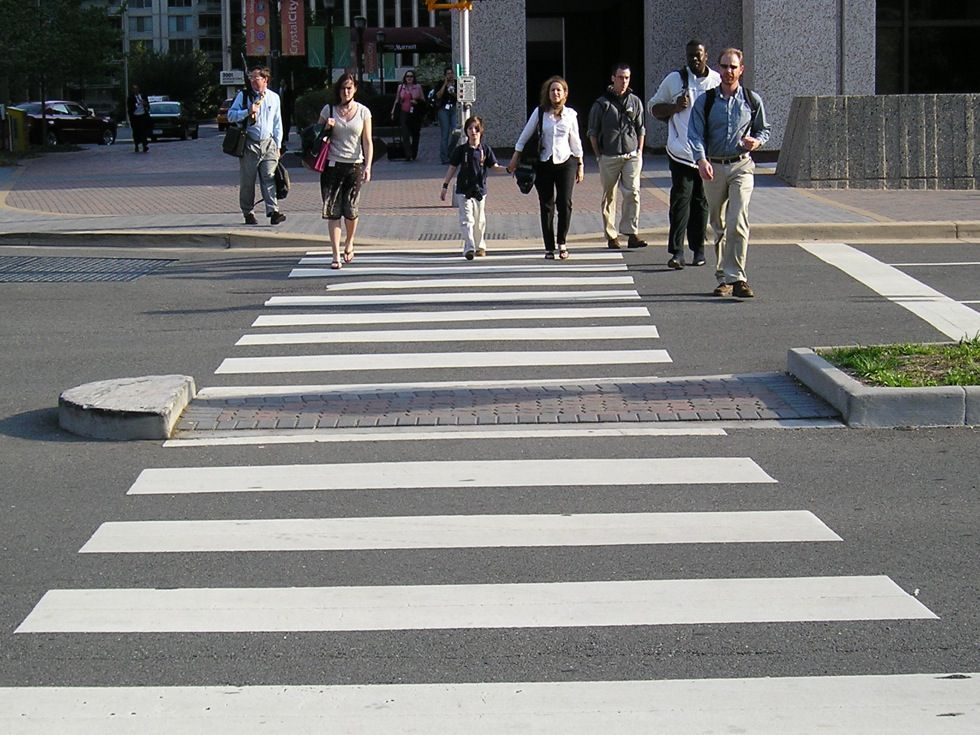
#> input picture trial.jpg, 980 x 735 px
$ jupyter execute --allow-errors edgedetect.ipynb
#> lines starting #> are read from the running program, lines starting #| are printed output that depends on the picture; after the words box and inside, x2 and y2 are one past the last pixel; in counts of white or black regions, pixels touching at a corner belong together
#> further down, image is the input picture: shape (735, 980, 3); mean B, G, R 123.2, 124.2, 124.3
[cell 1]
import cv2
import numpy as np

def detect_crosswalk_boundaries(image, start_point, end_point):
    # Convert normalized coordinates to pixel coordinates
#> called with start_point = (0.37, 0.324), end_point = (0.458, 0.998)
    height, width = image.shape[:2]
#> height = 735; width = 980
    start_point = (int(start_point[0] * width), int(start_point[1] * height))
#> start_point = (362, 238)
    end_point = (int(end_point[0] * width), int(end_point[1] * height))
#> end_point = (448, 733)

    # Convert image to grayscale
    gray = cv2.cvtColor(image, cv2.COLOR_BGR2GRAY)

    # Define region of interest (ROI)
    roi_top = max(0, min(start_point[1], end_point[1]) - 20)
#> roi_top = 218
    roi_bottom = min(height, max(start_point[1], end_point[1]) + 20)
#> roi_bottom = 735
    roi = gray[roi_top:roi_bottom, :]
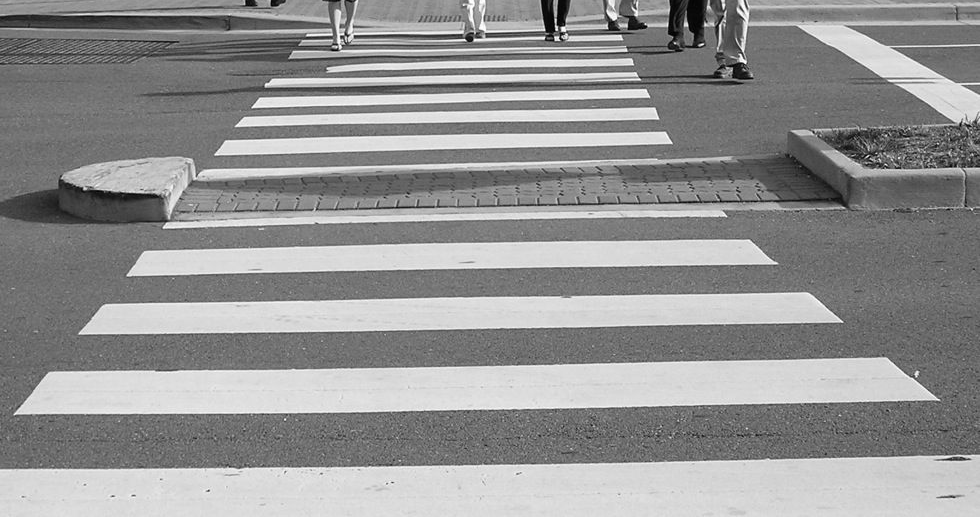
#> roi: shape (517, 980); min 0, max 255, mean 146.9

    # Apply threshold to isolate white stripes
    _, thresh = cv2.threshold(roi, 200, 255, cv2.THRESH_BINARY)
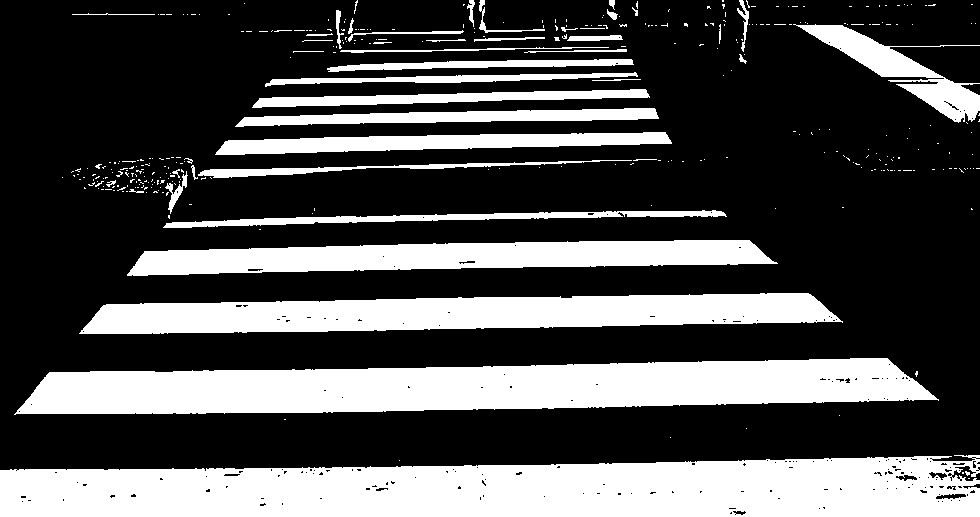
#> thresh: shape (517, 980); 31.2% white; 359 white regions (314 under 20 px)

    # Find contours
    contours, _ = cv2.findContours(thresh, cv2.RETR_EXTERNAL, cv2.CHAIN_APPROX_SIMPLE)
#> contours = 359 contours, 331 with area under 20; largest, box (x1, y1, x2, y2) and area: (0, 455, 980, 517) 50176, (14, 358, 939, 415) 37015, (79, 293, 843, 334) 21584, (127, 240, 778, 276) 14920, (215, 132, 672, 155) 5664

    if not contours:
        return None

    # Find leftmost and rightmost points of all contours
    left_x = width
#> left_x = 980
    right_x = 0
    for contour in contours:
        x, _, w, _ = cv2.boundingRect(contour)
        left_x = min(left_x, x)
        right_x = max(right_x, x + w)
#> this loop made 359 passes
#> (contour, x, w, left_x, right_x) on passes 1, 2, 4: ([[968, 478], [969, 478]], 968, 2, 968, 970), ([[962, 472], [962, 473], [963, 473], [963, 472]], 962, 2, 962, 970), ([[399, 460]], 399, 1, 399, 970)

    # Adjust for ROI offset
    left_x += 0
    right_x += 0

    # Create boundary points
    top_left = (left_x, start_point[1])
#> top_left = (0, 238)
    top_right = (right_x, start_point[1])
#> top_right = (980, 238)
    bottom_left = (left_x, end_point[1])
#> bottom_left = (0, 733)
    bottom_right = (right_x, end_point[1])
#> bottom_right = (980, 733)

    return [top_left, top_right, bottom_right, bottom_left]

[cell 2]
# Example usage
image = cv2.imread('trial.jpg')
start_point = (0.369629442691803, 0.32424286007881165)  # Example coordinates, replace with your model's output
end_point = (0.45805561542510986, 0.9975407123565674)  # Example coordinates, replace with your model's output

boundaries = detect_crosswalk_boundaries(image, start_point, end_point)
#> boundaries = [(0, 238), (980, 238), (980, 733), (0, 733)]

if boundaries:
    # Draw the boundaries on the image
    cv2.polylines(image, [np.array(boundaries)], True, (0, 255, 0), 2)
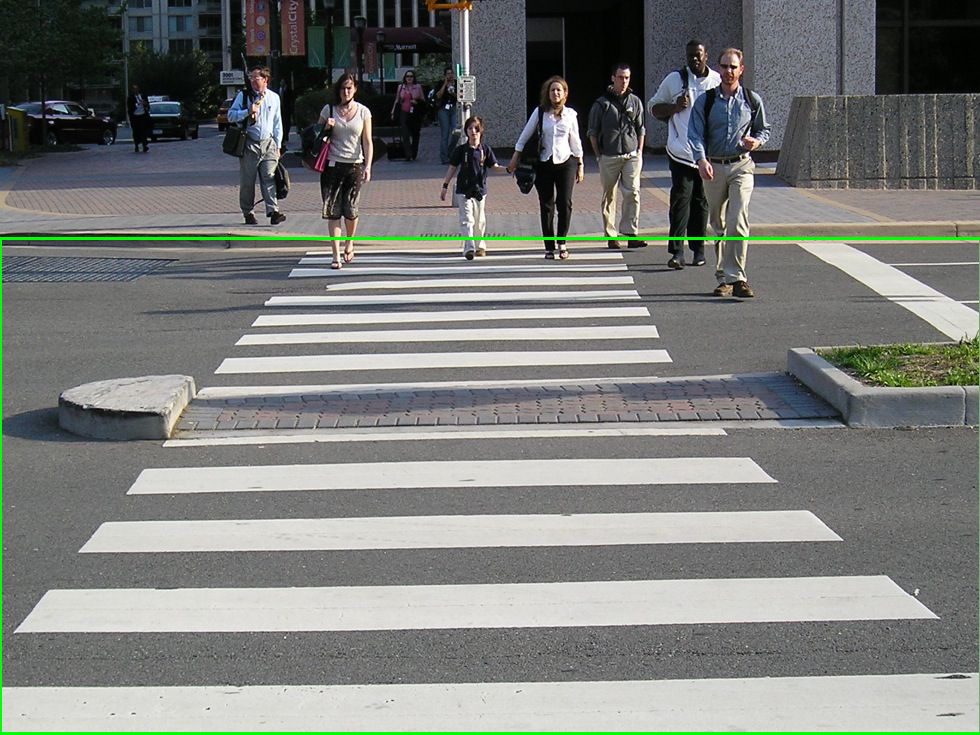
#> image: shape (735, 980, 3); 1.02% of pixels changed, all inside (x1, y1, x2, y2) = (0, 237, 980, 735)

    # Display the result
    cv2.imshow('Crosswalk Detection', image)
    cv2.waitKey(0)
    cv2.destroyAllWindows()
else:
    print("No crosswalk boundaries detected.")

[cell 3]
import cv2
import numpy as np

def detect_crosswalk_boundaries(image, start_point, end_point):
    # Convert normalized coordinates to pixel coordinates
#> called with start_point = (0.37, 0.324), end_point = (0.458, 0.998)
    height, width = image.shape[:2]
#> height = 735; width = 980
    start_y = int(start_point[1] * height)
#> start_y = 238
    end_y = int(end_point[1] * height)
#> end_y = 733

    # Convert image to grayscale
    gray = cv2.cvtColor(image, cv2.COLOR_BGR2GRAY)
    print(gray)
#> (printed output is left out)
    # Create a horizontal edge detection filter
    filter_width = 51  # Adjust this based on your image size and crosswalk width
    filter_height = 3  # Small vertical height as suggested
    kernel = np.ones((filter_height, filter_width), np.float32) / (filter_width * filter_height)
    kernel[:, :filter_width//2] *= -1  # Make left half negative

    # Apply the filter
    filtered = cv2.filter2D(gray, -1, kernel)
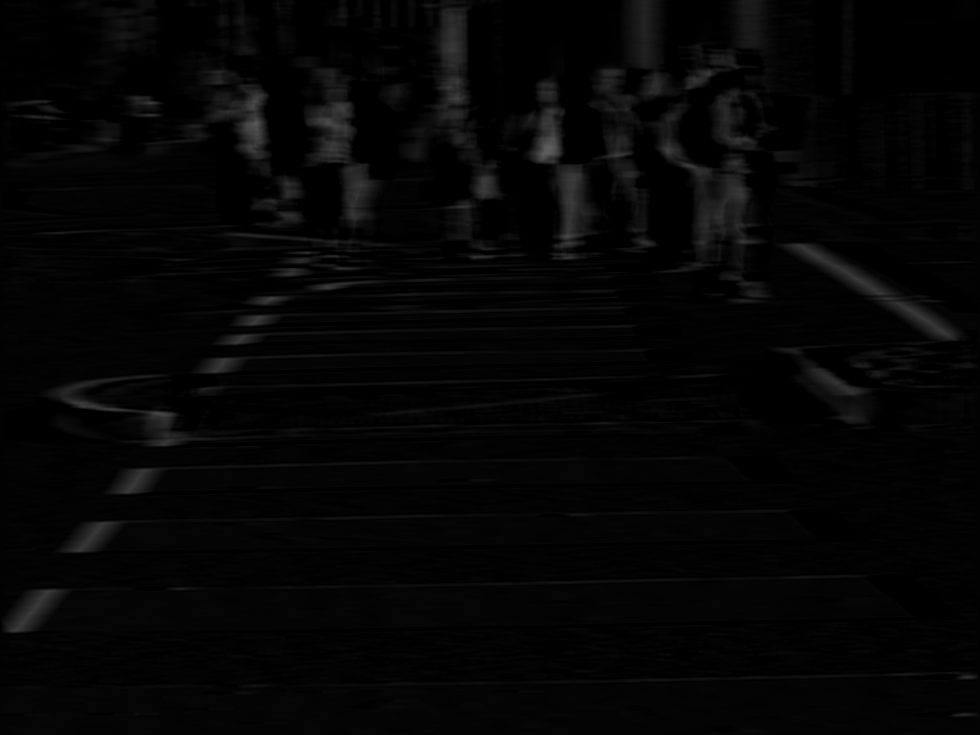
#> filtered: shape (735, 980); min 0, max 95, mean 5.1
    print(filtered)
#> (printed output is left out)
    # Find edges in the filtered image
    left_edges = []
    right_edges = []

    for y in range(start_y, end_y, 5):  # Step by 5 pixels for efficiency
        row = filtered[y, :]
        left_edge = np.argmax(row[:width//2])
        right_edge = width//2 + np.argmax(row[width//2:])

        if row[left_edge] > 20 and row[right_edge] > 20:  # Threshold to avoid noise
            left_edges.append((left_edge, y))
            right_edges.append((right_edge, y))
#> this loop made 99 passes
#> (left_edge, right_edge) on passes 1 to 12: (300, 566), (335, 569), (483, 803), (306, 812), (301, 820), (298, 828), (340, 839), (290, 847), (443, 855), (342, 863), (327, 872), (414, 879)
#> after the loop, left_edges = 25 pairs, first value 63 to 483, second value 238 to 423; right_edges = 25 pairs, first value 566 to 948, second value 238 to 423

    if not left_edges or not right_edges:
        return None

    # Linear regression to find best fit lines
    left_coeffs = np.polyfit([p[1] for p in left_edges], [p[0] for p in left_edges], 1)
#> left_coeffs = [-1.37, 687.3]
    right_coeffs = np.polyfit([p[1] for p in right_edges], [p[0] for p in right_edges], 1)
#> right_coeffs = [0.279, 731.9]

    # Calculate boundary points
    left_x_start = int(np.polyval(left_coeffs, start_y))
#> left_x_start = 360
    left_x_end = int(np.polyval(left_coeffs, end_y))
#> left_x_end = -317
    right_x_start = int(np.polyval(right_coeffs, start_y))
#> right_x_start = 798
    right_x_end = int(np.polyval(right_coeffs, end_y))
#> right_x_end = 936

    return [(left_x_start, start_y), (right_x_start, start_y),
            (right_x_end, end_y), (left_x_end, end_y)]

# Example usage
image = cv2.imread('trial.jpg')
start_point = (0.369629442691803, 0.32424286007881165)  # Example coordinates, replace with your model's output
end_point = (0.45805561542510986, 0.9975407123565674)  # Example coordinates, replace with your model's output

boundaries = detect_crosswalk_boundaries(image, start_point, end_point)
#> boundaries = [(360, 238), (798, 238), (936, 733), (-317, 733)]

if boundaries:
    # Draw the boundaries on the image
    cv2.polylines(image, [np.array(boundaries)], True, (0, 255, 0), 2)

    # Display the result
    cv2.imshow('Crosswalk Detection', image)
    cv2.waitKey(0)
    cv2.destroyAllWindows()
else:
    print("No crosswalk boundaries detected.")

[cell 4]
import cv2
import numpy as np

def find_edge(image, start_x, start_y, direction):
    """Find the edge of the crosswalk in the given direction."""
    height, width = image.shape[:2]
    threshold = 200  # Adjust this threshold based on your image characteristics

    while 0 <= start_x < width:
        if image[start_y, start_x] > threshold:
            return start_x
        start_x += direction
    return None

def detect_crosswalk_boundaries(image, start_point, end_point):
    # Convert normalized coordinates to pixel coordinates
#> called with start_point = (0.37, 0.324), end_point = (0.458, 0.998)
    height, width = image.shape[:2]
#> height = 735; width = 980
    start_x, start_y = int(start_point[0] * width), int(start_point[1] * height)
    end_x, end_y = int(end_point[0] * width), int(end_point[1] * height)

    # Convert image to grayscale
    gray = cv2.cvtColor(image, cv2.COLOR_BGR2GRAY)

    # Find edges at different heights
    left_edges = []
    right_edges = []
    step = 5  # Step size for vertical traversal

    for y in range(start_y, end_y, step):
        # Move up a few pixels to ensure we're on a white bar
        for offset in range(0, 20, 2):  # Check up to 20 pixels above in 2-pixel steps
            if gray[y - offset, start_x] > 200:
                y = y - offset
                break

        left_edge = find_edge(gray, start_x, y, -1)
        right_edge = find_edge(gray, start_x, y, 1)

        if left_edge is not None and right_edge is not None:
            left_edges.append((left_edge, y))
            right_edges.append((right_edge, y))
#> this loop made 99 passes
#> (left_edge, right_edge) on passes 1 to 12: (353, 470), (351, 463), (352, 462), (362, 362), (362, 362), (362, 362), (362, 362), (362, 362), (362, 362), (362, 362), (362, 362), (362, 362)
#> left_edge on passes 35 to 37: 182, 179, 176

    if not left_edges or not right_edges:
        return None

    # Linear regression to find best fit lines
    left_coeffs = np.polyfit([p[1] for p in left_edges], [p[0] for p in left_edges], 1)
    right_coeffs = np.polyfit([p[1] for p in right_edges], [p[0] for p in right_edges], 1)

    # Calculate boundary points
    left_x_start = int(np.polyval(left_coeffs, start_y))
    left_x_end = int(np.polyval(left_coeffs, end_y))
    right_x_start = int(np.polyval(right_coeffs, start_y))
    right_x_end = int(np.polyval(right_coeffs, end_y))

    return [(left_x_start, start_y), (right_x_start, start_y),
            (right_x_end, end_y), (left_x_end, end_y)]

# Example usage
image = cv2.imread('trial.jpg')
start_point = (0.369629442691803, 0.32424286007881165)  # Example coordinates, replace with your model's output
end_point = (0.45805561542510986, 0.9975407123565674)  # Example coordinates, replace with your model's output

boundaries = detect_crosswalk_boundaries(image, start_point, end_point)

if boundaries:
    # Draw the boundaries on the image
    cv2.polylines(image, [np.array(boundaries)], True, (0, 255, 0), 2)
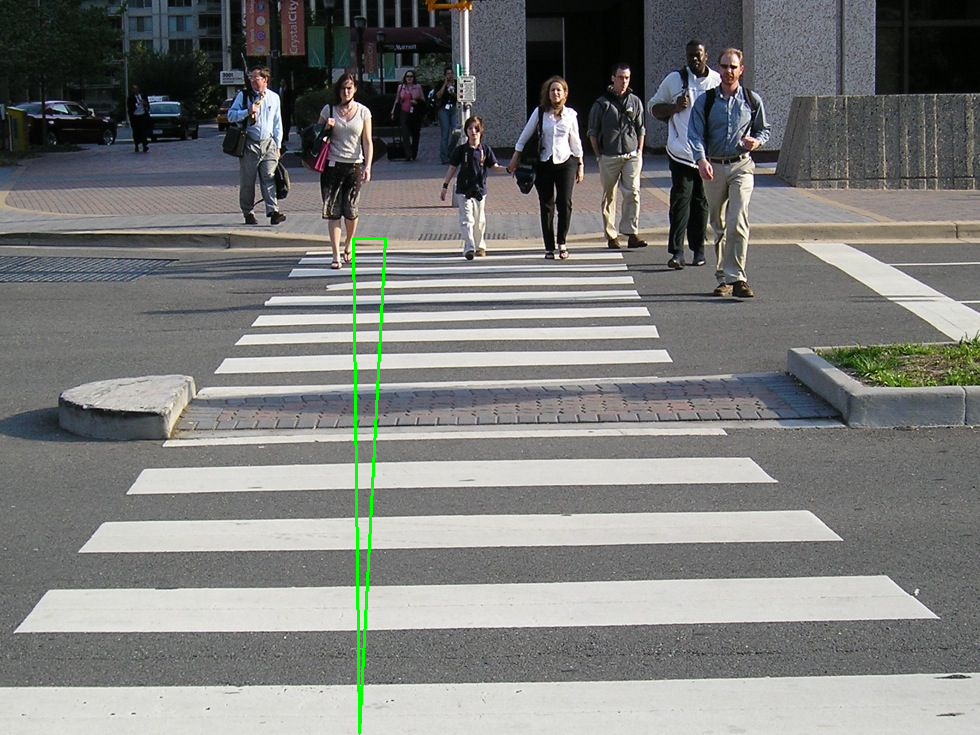
#> image: shape (735, 980, 3); mean B, G, R 122.5, 124.6, 123.6

    # Display the result
    cv2.imshow('Crosswalk Detection', image)
    cv2.waitKey(0)
    cv2.destroyAllWindows()
else:
    print("No crosswalk boundaries detected.")

[cell 5]
import cv2
import numpy as np
import matplotlib.pyplot as plt

# Read the image
image = cv2.imread('trial.png')
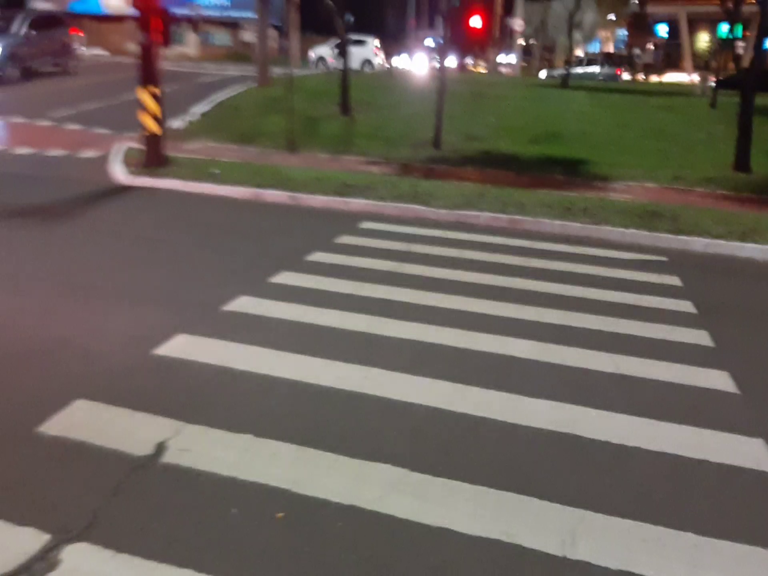
#> input picture trial.png, 768 x 576 px
#> image is the input picture: shape (576, 768, 3); mean B, G, R 91.1, 97.7, 106.4

# 1. Convert image to grayscale
gray = cv2.cvtColor(image, cv2.COLOR_BGR2GRAY)
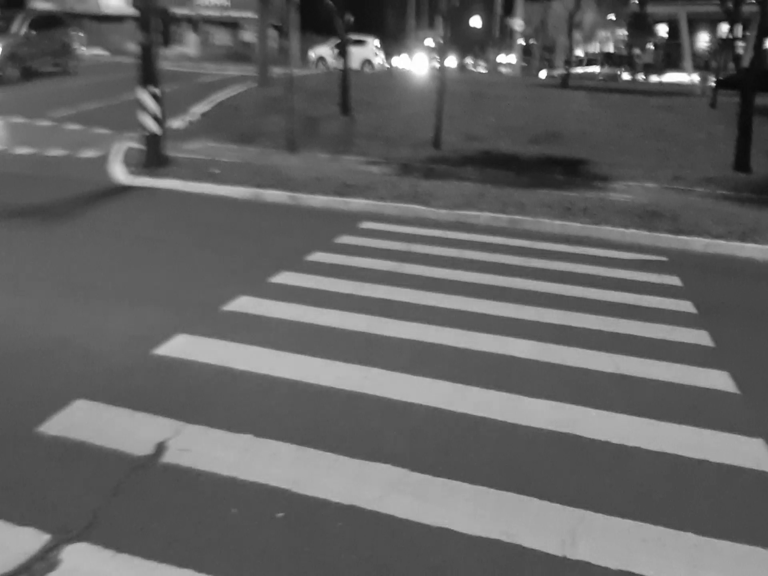
#> gray: shape (576, 768); min 7, max 255, mean 99.5

# 2. Apply thresholding to make pixels either black or white
_, binary = cv2.threshold(gray, 127, 255, cv2.THRESH_BINARY)
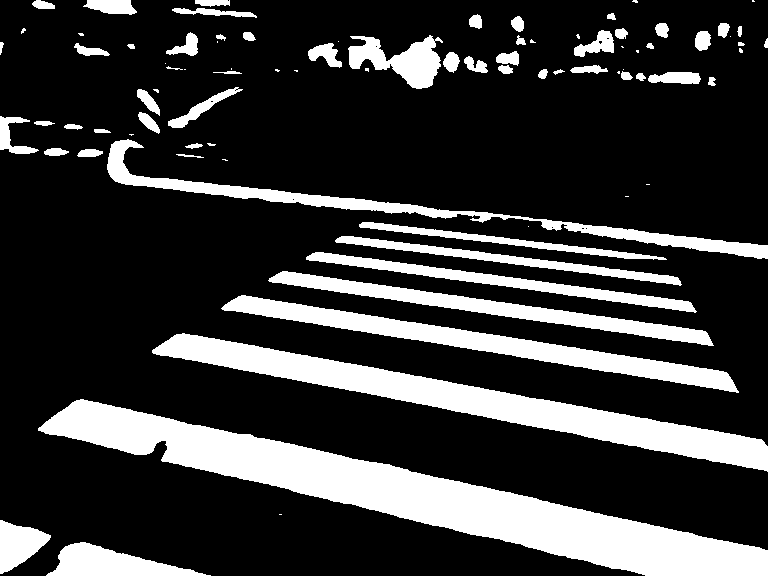
#> binary: shape (576, 768); 21.8% white; 87 white regions (28 under 20 px), largest, box (x1, y1, x2, y2) and area: (38, 399, 768, 576) 32416, (152, 333, 768, 472) 17135, (221, 295, 739, 393) 9163

# 3. Display the image as output of the cell
plt.figure(figsize=(10, 10))
plt.imshow(binary, cmap='gray')
plt.axis('off')
plt.show()
